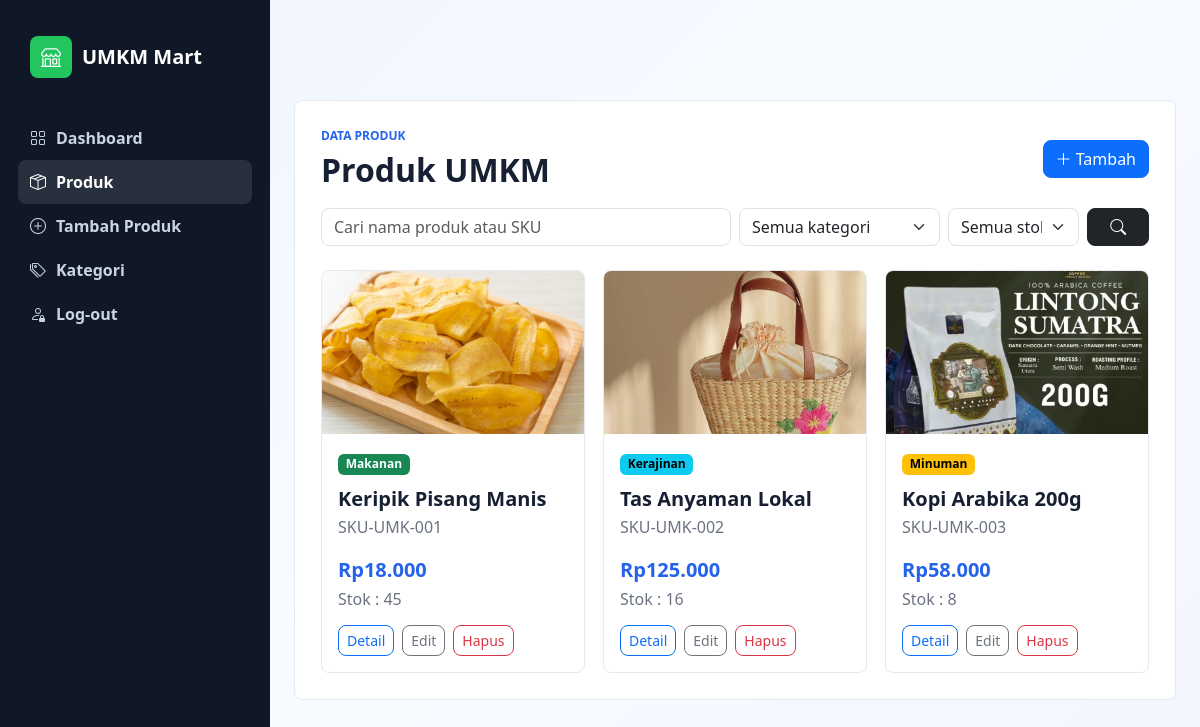
/produk.php, run on the app's committed database.
### tables this page shows
CREATE TABLE `produk` (
  `id_produk` int(10) UNSIGNED NOT NULL,
  `id_kategori` int(10) UNSIGNED NOT NULL,
  `nama_produk` varchar(120) NOT NULL,
  `sku` varchar(40) NOT NULL,
  `deskripsi` text DEFAULT NULL,
  `harga` decimal(12,2) NOT NULL DEFAULT 0.00,
  `stok` int(10) UNSIGNED NOT NULL DEFAULT 0,
  `gambar_produk` varchar(255) DEFAULT NULL,
  `status_produk` enum('aktif','nonaktif') NOT NULL DEFAULT 'aktif',
  `created_at` timestamp NOT NULL DEFAULT current_timestamp(),
  `updated_at` timestamp NOT NULL DEFAULT current_timestamp() ON UPDATE current_timestamp()
);

CREATE TABLE `kategori_produk` (
  `id_kategori` int(10) UNSIGNED NOT NULL,
  `nama_kategori` varchar(80) NOT NULL,
  `deskripsi_kategori` varchar(250) DEFAULT NULL,
  `status_kategori` enum('aktif','nonaktif') NOT NULL DEFAULT 'aktif',
  `created_at` timestamp NOT NULL DEFAULT current_timestamp(),
  `updated_at` timestamp NOT NULL DEFAULT current_timestamp() ON UPDATE current_timestamp()
);

### produk.php (the view, shortened to what this page needs)
<?php
include "koneksi.php";
$query = mysqli_query($koneksi, "
SELECT produk.*, kategori_produk.nama_kategori
FROM produk
JOIN kategori_produk
ON produk.id_kategori = kategori_produk.id_kategori
");
$warna = [
    "Makanan"   => "text-bg-success",
    "Minuman"   => "text-bg-warning",
    "Kerajinan" => "text-bg-info",
    "Fashion"   => "text-bg-secondary"
];
?>
<!doctype html>
<html lang="id">
<head>
  <link href="https://cdn.jsdelivr.net/npm/bootstrap@5.3.3/dist/css/bootstrap.min.css" rel="stylesheet">
  <link href="https://cdn.jsdelivr.net/npm/bootstrap-icons@1.11.3/font/bootstrap-icons.min.css" rel="stylesheet">
  <link href="style.css" rel="stylesheet">
</head>
<body>
  <div class="layout">
    <aside class="sidebar">
      <div class="brand"><i class="bi bi-shop"></i><span>UMKM Mart</span></div>
      <a href="home.php" ><i class="bi bi-grid"></i> Dashboard</a>
      <a href="produk.php" class="active"><i class="bi bi-box-seam"></i> Produk</a>
      <a href="form-produk.php"><i class="bi bi-plus-circle"></i> Tambah Produk</a>
      <a href="kategori.php"><i class="bi bi-tags"></i> Kategori</a>
      <a href="logout.php"><i class="bi bi-person-lock"></i> Log-out</a>
    </aside>
    <main class="content">
      <section id="produk" class="panel">
        <div class="section-title">
          <div>
            <p>Data Produk</p>
            <h2>Produk UMKM</h2>
          </div>
          <a href="form-produk.php" class="btn btn-primary"><i class="bi bi-plus-lg"></i> Tambah</a>
        </div>
        <form class="row g-2 mb-4" action="#produk" method="get">
          <div class="col-md-6">
            <input type="search" name="kata_kunci" class="form-control" placeholder="Cari nama produk atau SKU">
          </div>
          <div class="col-md-3">
            <select name="kategori" class="form-select">
              <option value="">Semua kategori</option>
            </select>
          </div>
          <div class="col-md-2">
            <select name="stok" class="form-select">
              <option value="">Semua stok</option>
            </select>
          </div>
          <div class="col-md-1 d-grid">
            <button class="btn btn-dark" type="submit"><i class="bi bi-search"></i></button>
          </div>
        </form>
        <div class="product-grid">
<?php
while($data = mysqli_fetch_assoc($query)){
?>
<article class="product-card">
   <img src="img/<?php echo $data['gambar_produk']; ?>" alt="<?php echo $data['nama_produk']; ?>">
    <div>
       <span class="badge <?php echo $warna[$data['nama_kategori']]; ?>">
    <?php echo $data['nama_kategori']; ?>
</span>
        <h3>
            <?php echo $data['nama_produk']; ?>
        </h3>
        <p>
            <?php echo $data['sku']; ?>
        </p>
        <strong>
            Rp<?php echo number_format($data['harga'],0,',','.'); ?>
        </strong>
        <span>
            Stok : <?php echo $data['stok']; ?>
        </span>
        <div class="actions">
            <a href="detail.php?id=<?php echo $data['id_produk']; ?>" class="btn btn-sm btn-outline-primary">
                Detail
            </a>
            <a href="edit.php?id=<?php echo $data['id_produk']; ?>" class="btn btn-sm btn-outline-secondary">
                Edit
            </a>
            <a href="hapus.php?id=<?php echo $data['id_produk']; ?>" class="btn btn-sm btn-outline-danger">
                Hapus
            </a>
        </div>
    </div>
</article>
<?php
}
?>
</div>
        </div>
</body>
</html>

### style.css (style rules this page uses)
:root { --bg: #f4f7fb; --dark: #101827; --panel: #ffffff; --line: #e5e9f0; --text: #172033; --muted: #6b7280; --primary: #2563eb; --primary-dark: #1d4ed8; --accent: #22c55e; }
* { box-sizing: border-box; }
body { margin: 0; min-height: 100vh; background: linear-gradient(135deg, #eef4ff 0%, #f8fbff 45%, #f3f6ff 100%); color: var(--text); font-family: "Segoe UI", Arial, sans-serif; }
.layout { display: grid; grid-template-columns: 270px 1fr; min-height: 100vh; }
.sidebar { position: sticky; top: 0; height: 100vh; padding: 26px 18px; background: var(--dark); }
.sidebar a, .brand { display: flex; align-items: center; gap: 10px; min-height: 44px; padding: 10px 12px; color: #cbd5e1; text-decoration: none; border-radius: 8px; font-weight: 600; }
.brand { color: #ffffff; font-size: 20px; margin-bottom: 28px; }
.brand i { display: grid; place-items: center; width: 42px; height: 42px; background: var(--accent); border-radius: 8px; }
.sidebar a:hover, .sidebar a.active { color: #ffffff; background: rgba(255,255,255,.1); }
.content { width: 100%; min-height: 100vh; display: flex; align-items: center; justify-content: center; padding: 24px; }
.hero p, .section-title p { margin: 0 0 6px; color: #93c5fd; font-size: 12px; font-weight: 800; text-transform: uppercase; }
.stats div, .panel, .product-card { border: 1px solid var(--line); border-radius: 8px; background: var(--panel); }
.panel { padding: 26px; }
.section-title { display: flex; justify-content: space-between; align-items: center; margin-bottom: 18px; }
.section-title p { color: var(--primary); }
.section-title h2 { margin: 0; font-weight: 800; }
.product-grid { display: grid; grid-template-columns: repeat(3, 1fr); gap: 18px; }
.product-card { overflow: hidden; }
.product-card img { width: 100%; aspect-ratio: 16 / 10; object-fit: cover; }
.product-card div { padding: 16px; }
.product-card h3 { margin: 12px 0 4px; font-size: 20px; font-weight: 800; }
.product-card p, .product-card span { color: var(--muted); }
.product-card strong { display: block; margin: 10px 0 2px; color: var(--primary); font-size: 20px; }
.actions { display: flex; gap: 8px; flex-wrap: wrap; padding: 14px 0 0 !important; }
.btn, .form-control, .form-select { border-radius: 8px; }

### data on the page
produk: gambar_produk (picture), id_kategori.nama_kategori "Makanan", nama_produk "Keripik Pisang Manis", sku "SKU-UMK-001", harga "18.000", stok "45"
produk: gambar_produk (picture), id_kategori.nama_kategori "Kerajinan", nama_produk "Tas Anyaman Lokal", sku "SKU-UMK-002", harga "125.000", stok "16"
produk: gambar_produk (picture), id_kategori.nama_kategori "Minuman", nama_produk "Kopi Arabika 200g", sku "SKU-UMK-003", harga "58.000", stok "8"
